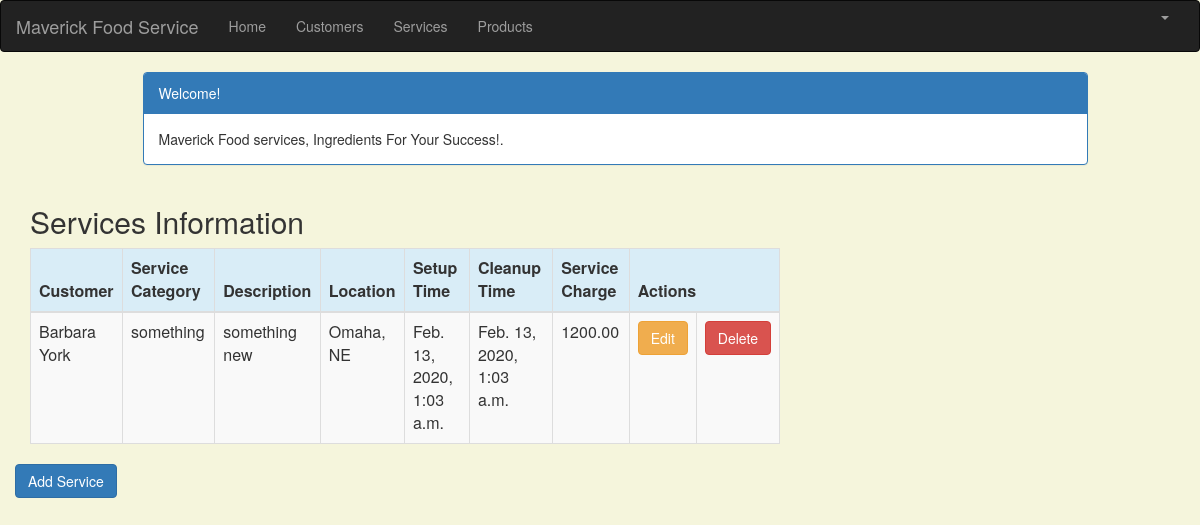
Page /service_list (signed in) on the earlier database version.
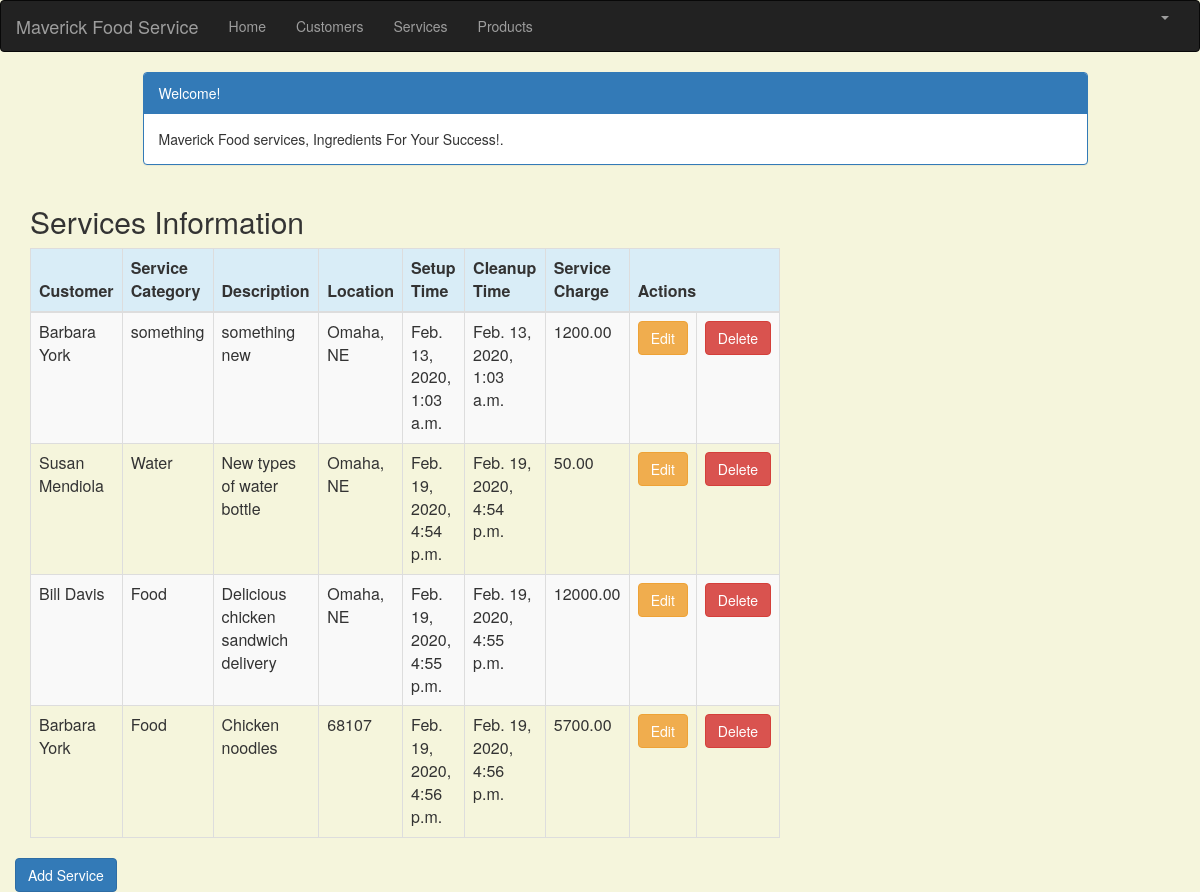
Same page on the later database version.
### crm/models.py (models this page shows, shortened)
class Service(models.Model):
    cust_name = models.ForeignKey(Customer, on_delete=models.CASCADE, related_name='services')
    service_category = models.CharField(max_length=100)
    description = models.TextField()
    location = models.CharField(max_length=200)
    setup_time = models.DateTimeField(
        default=timezone.now)
    cleanup_time = models.DateTimeField(
        default=timezone.now)
    service_charge = models.DecimalField(max_digits=10, decimal_places=2)
    created_date = models.DateTimeField(
        default=timezone.now)
    updated_date = models.DateTimeField(auto_now_add=True)

class Customer(models.Model):
    cust_name = models.CharField(max_length=50)
    organization = models.CharField(max_length=100, blank=True)
    role = models.CharField(max_length=100)
    email = models.EmailField(max_length=100)
    bldgroom = models.CharField(max_length=100)
    address = models.CharField(max_length=200)
    account_number = models.IntegerField(blank=False, null=False)
    city = models.CharField(max_length=50)
    state = models.CharField(max_length=50)
    zipcode = models.CharField(max_length=10)
    phone_number = models.CharField(max_length=50)
    created_date = models.DateTimeField(
        default=timezone.now)
    updated_date = models.DateTimeField(auto_now_add=True)
    def __str__(self):
        return str(self.cust_name)

### crm/views.py (the view)
# urls.py: path('service_list', views.service_list, name='service_list'),
@login_required
def service_list(request):
   services = Service.objects.filter(created_date__lte=timezone.now())
   return render(request, 'crm/service_list.html', {'services': services})

### crm/templates/crm/service_list.html (shortened to what this page needs)
{% extends 'crm/base.html' %}
{% block content %}
    <html>
    <head>
        <link rel="stylesheet" href="https://maxcdn.bootstrapcdn.com/bootstrap/3.3.4/css/bootstrap.min.css">
    </head>
    <body>
    <div class="container">
        <div class="row">
            <div class="col-md-10 col-md-offset-1">
                <div class="panel panel-primary">
                    <div class="panel-heading">Welcome!</div>
                    <div class="panel-body">
                        Maverick Food services, Ingredients For Your Success!.
                    </div>
                </div>
            </div>
        </div>
    </div>
    <div class="row">
        <h2 style="padding-left: 15Px">Services Information</h2>
    </div>
    <div>
        <table class="table table-striped table-bordered table-hover">
            <thead>
            <tr class="bg-info">
                <th>Customer</th>
                <th>Service Category</th>
                <th>Description</th>
                <th>Location</th>
                <th>Setup Time</th>
                <th>Cleanup Time</th>
                <th>Service Charge</th>
                <th colspan="3">Actions</th>
            </tr>
            </thead>
            <tbody>
            {% for service in services %}
                <tr>
                    <td>{{ service.cust_name }}</td>
                    <td>{{ service.service_category }}</td>
                     <td>{{ service.description }}</td>
                    <td>{{ service.location }}</td>
                    <td>{{ service.setup_time }}</td>
                    <td>{{ service.cleanup_time }}</td>
                    <td>{{ service.service_charge }}</td>
                     <td><a href="{% url 'crm:service_edit' pk=service.pk %}"
                           class="btn btn-warning">Edit</a></td>
                    <td><a href="{%url 'crm:service_delete' pk=service.pk %}"
                           onclick="return confirm('Are you sure you want to delete?')"
                           class="btn btn-danger">Delete</a>
                    </td>
                </tr>
            {% endfor %}
            </tbody>
        </table>
     <div class="row">
         <a href="{% url 'crm:service_new' %}" class="row"><span
                    class="btn btn-primary">Add Service</span></a>
     </div>
    </div>
    </body>
    </html>
{% endblock %}

### crm/templates/crm/base.html (shortened to what this page needs)
{% load staticfiles %}
<html lang="en">
<head>
    <link rel="stylesheet" href="https://maxcdn.bootstrapcdn.com/bootstrap/3.3.7/css/bootstrap.min.css">
</head>
<body id="app-layout">
<nav class="navbar navbar-inverse">
    <div class="container-fluid">
        <div class="navbar-header">
            <a class="navbar-brand" href="/">
                Maverick Food Service
            </a>
        </div>
        <div class="collapse navbar-collapse" id="myNavbar">
            <ul class="nav navbar-nav">
                <li><a href="{% url 'crm:home' %}">Home</a></li>
                <li><a href="{% url 'crm:customer_list' %}">Customers</a></li>
                <li><a href="{% url 'crm:service_list' %}">Services</a></li>
                <li><a href="{% url 'crm:product_list' %}">Products</a></li>
            </ul>
            <ul class="nav navbar-nav navbar-right">
                {% if user.is_authenticated %}
                    <li class="dropdown">
                        <a href="#" class="dropdown-toggle" data-toggle="dropdown" role="button" aria-expanded="false">
                            <span class="caret"></span>
                        </a>
                    </li>
                {% else %}
                    <li><a href="{% url 'login' %}"><span class="glyphicon glyphicon-log-in"></span> Login</a></li>
                {% endif %}
            </ul>
        </div>
    </div>
</nav>
<div class="content container">
    <div class="row">
        <div class="col-md-8">
            {% block content %}{% endblock %}
        </div>
    </div>
</div>
</body>
</html>

### crm/templates/crm/base.html (style rules this page uses)
.navbar { margin-bottom: 0; border-radius: 0; }

### crm/templates/crm/service_list.html (style rules this page uses)
body { background-color: beige; }

Differences in the rows shown:
added Service: cust_name "Susan Mendiola", service_category "Water", description "New types of water bottle", location "Omaha, NE", setup_time "Feb. 19, 2020, 4:54 p.m.", cleanup_time "Feb. 19, 2020, 4:54 p.m.", service_charge "50.00"
added Service: cust_name "Bill Davis", service_category "Food", description "Delicious chicken sandwich delivery", location "Omaha, NE", setup_time "Feb. 19, 2020, 4:55 p.m.", cleanup_time "Feb. 19, 2020, 4:55 p.m.", service_charge "12000.00"
added Service: cust_name "Barbara York", service_category "Food", description "Chicken noodles", location "68107", setup_time "Feb. 19, 2020, 4:56 p.m.", cleanup_time "Feb. 19, 2020, 4:56 p.m.", service_charge "5700.00"
